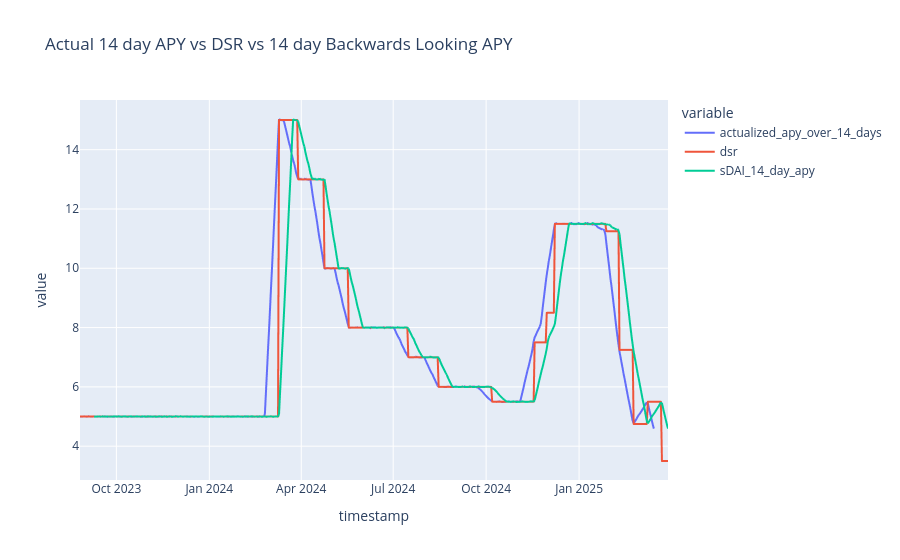

The notebook cell this image was saved under:
### Code cell
df = df.resample("1d").last()
n_days = 14
df["sDAI_backing_14_days_ago"] = df["sDAI_backing"].shift(n_days)


def _compute_sDAI_expected_apy_from_14_day_method(row: dict) -> float:
    start = row["sDAI_backing_14_days_ago"]
    end   = row["sDAI_backing"]

    if pd.isna(start) or start <= 0:
        return float("nan")

    # ratio = end / start over the 14-day window
    ratio = end / start

    # annualize with compounding
    #  ratio^(365/14) - 1
    implied_apy = (ratio ** (365.0 / 14.0)) - 1

    return implied_apy * 100.0


df["sDAI_14_day_apy"] = df.apply(lambda row: _compute_sDAI_expected_apy_from_14_day_method(row), axis=1)


def _compute_expected_forward_dai(row: dict):
    current = row["sDAI_backing"]
    factor = 1 + (row["sDAI_14_day_apy"] / 100) * (n_days / 365)
    return current * factor


df["expected_after_14_day_sDAI_backing"] = df.apply(lambda row: _compute_expected_forward_dai(row), axis=1)
df["actual_after_14_day_sDAI_backing"] = df["sDAI_backing"].shift(-n_days)


def _compute_actualied_apy_from_t_0_to_t14(row: dict):
    start = row["sDAI_backing"]
    end   = row["actual_after_14_day_sDAI_backing"]

    if pd.isna(start) or start <= 0:
        return float("nan")

    # ratio = end / start over the 14-day window
    ratio = end / start

    # annualize with compounding
    #  ratio^(365/14) - 1
    implied_apy = (ratio ** (365.0 / 14.0)) - 1

    return implied_apy * 100.0



df["actualized_apy_over_14_days"] = df.apply(lambda row: _compute_actualied_apy_from_t_0_to_t14(row), axis=1)


df.columns

px.line(df[['actualized_apy_over_14_days', 'dsr', 'sDAI_14_day_apy']], title='Actual 14 day APY vs DSR vs 14 day Backwards Looking APY')

### Figure 1 — Plotly figure (JSON) as saved in the notebook; plotly's stock layout.template omitted (floating-point values rounded to 4 significant figures; data arrays with more than 128 entries replaced by an {"elided": "..."} marker saying what was removed)
{"data": [{"hovertemplate": "variable=actualized_apy_over_14_days<br>timestamp=%{x}<br>value=%{y}<extra></extra>", "legendgroup": "actualized_apy_over_14_days", "line": {"color": "#636efa", "dash": "solid"}, "marker": {"symbol": "circle"}, "mode": "lines", "name": "actualized_apy_over_14_days", "showlegend": true, "type": "scattergl", "x": {"elided": "583 str values"}, "xaxis": "x", "y": {"elided": "583 float values"}, "yaxis": "y"}, {"hovertemplate": "variable=dsr<br>timestamp=%{x}<br>value=%{y}<extra></extra>", "legendgroup": "dsr", "line": {"color": "#EF553B", "dash": "solid"}, "marker": {"symbol": "circle"}, "mode": "lines", "name": "dsr", "showlegend": true, "type": "scattergl", "x": {"elided": "583 str values"}, "xaxis": "x", "y": {"elided": "583 float values"}, "yaxis": "y"}, {"hovertemplate": "variable=sDAI_14_day_apy<br>timestamp=%{x}<br>value=%{y}<extra></extra>", "legendgroup": "sDAI_14_day_apy", "line": {"color": "#00cc96", "dash": "solid"}, "marker": {"symbol": "circle"}, "mode": "lines", "name": "sDAI_14_day_apy", "showlegend": true, "type": "scattergl", "x": {"elided": "583 str values"}, "xaxis": "x", "y": {"elided": "583 float values"}, "yaxis": "y"}], "layout": {"legend": {"title": {"text": "variable"}, "tracegroupgap": 0}, "title": {"text": "Actual 14 day APY vs DSR vs 14 day Backwards Looking APY"}, "xaxis": {"anchor": "y", "domain": [0, 1], "title": {"text": "timestamp"}}, "yaxis": {"anchor": "x", "domain": [0, 1], "title": {"text": "value"}}}}
